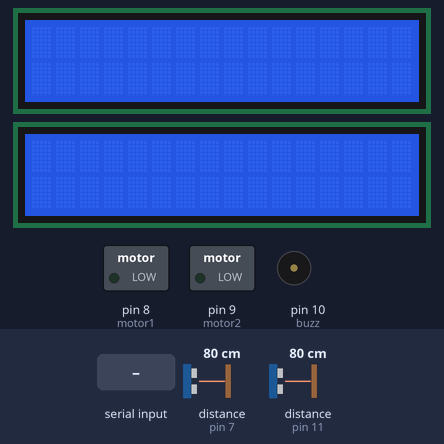
A sketch run on a simulated Arduino Uno, built with avr-gcc and run on an emulated ATmega328P. Parts: 2 × 16×2 character LCD, switched loads named in the sketch (green lamp = pin HIGH), buzzer (waves = sounding). The inputs (shaded band) are chosen by the test bench; at power-on: distance to the obstacle (sensors on pin 7, pin 11) 80 cm. The echo pulse lasts 58.3 µs per cm; pins used as bus, display or sensor lines are not drawn; what the sketch prints to the serial monitor is not drawn.

Above: at 0.9 s.
1.0 s: "1\n" received over Serial
At 2.1 s:
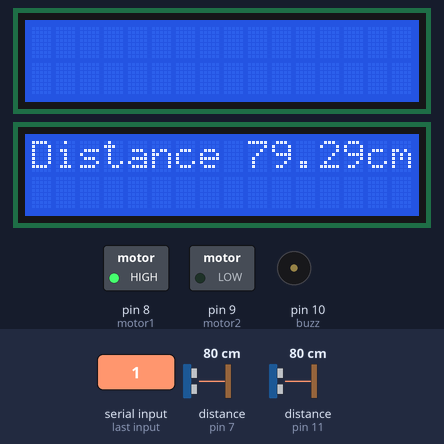
2.5 s: distance to the obstacle (sensor on pin 7) set to 6 cm
At 3.7 s:
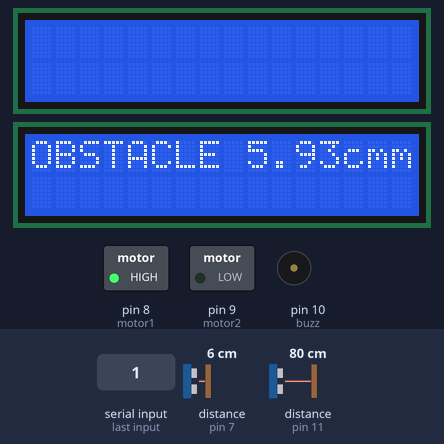
4.0 s: distance to the obstacle (sensor on pin 7) set to 4 cm
At 5.5 s:
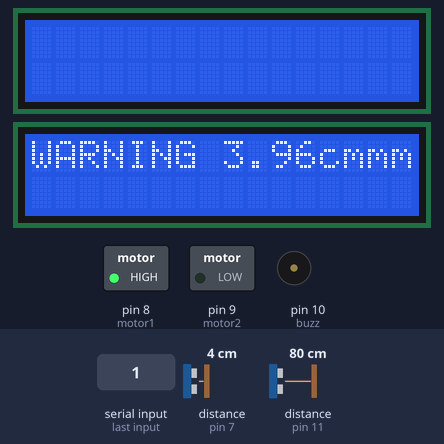
7.0 s: distance to the obstacle (sensor on pin 11) set to 2 cm
At 7.49 s:
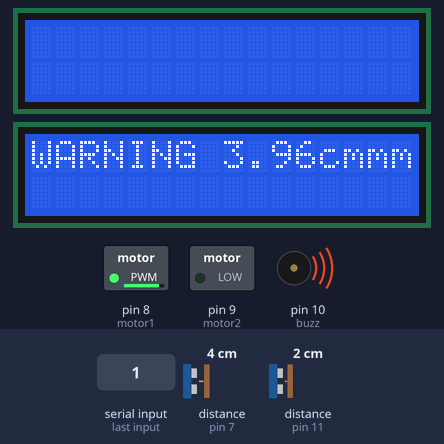
8.6 s: distance to the obstacle (sensor on pin 11) set to 35 cm
10.8 s: distance to the obstacle (sensor on pin 7) set to 9 cm
At 12.1 s:
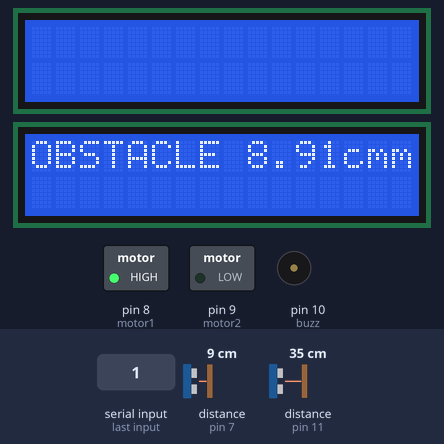
Timing chart, 0 to 13.3 s (numbered marks = the images above; inputs shaded):
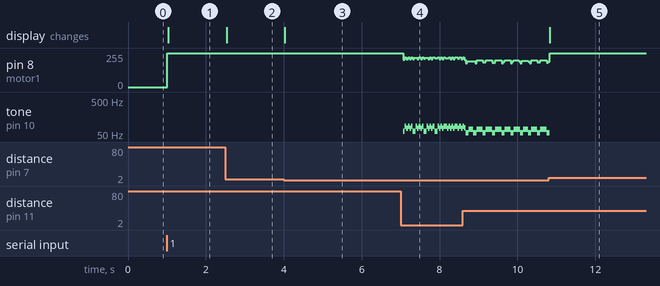

Measured:
- the behaviour switches between 5 and 4 cm on distance to the obstacle (sensor on pin 7) (found by bisection; images 2 and 3)
- after the input at 1.0 s, pin 8 (motor1): 0/255 → 255/255 at once; the display: changes at once (image 1)
- after the input at 2.5 s, the display: changes at once (image 2)
- after the input at 4.0 s, the display: changes at once (image 3)
- after the input at 7.0 s, tone on pin 10 (buzz): plays 61 Hz for 0.04 s, 84 Hz for 0.04 s, 73 Hz for 0.04 s, 84 Hz for 0.04 s, 73 Hz for 0.04 s, 84 Hz for 0.04 s … (34 notes in this stretch), starting after 0.07 s
- after the input at 10.8 s, the display: changes at once (image 5)

The sketch:

self_stopping_car.ino
```cpp
#include <Wire.h>
#include <LiquidCrystal_I2C.h>

// LCD setup: lcd1 for front, lcd2 for back
LiquidCrystal_I2C lcd1 = LiquidCrystal_I2C(0x27, 16, 2);
LiquidCrystal_I2C lcd2 = LiquidCrystal_I2C(0x26, 16, 2);

// Ultrasonic pins
int trig1 = 6, echo1 = 7;    // Front sensor
int trig2 = 12, echo2 = 11;  // Back sensor

// Buzzer and motor pins
int buzz = 10;
int motor1 = 8, motor2 = 9;

float distance1, distance2;
int choice;

void setup() {
    pinMode(buzz, OUTPUT);
    pinMode(trig1, OUTPUT);
    pinMode(echo1, INPUT);
    pinMode(trig2, OUTPUT);
    pinMode(echo2, INPUT);
    pinMode(motor1, OUTPUT);
    pinMode(motor2, OUTPUT);

    Serial.begin(9600);
    lcd1.init();
    lcd1.backlight();
    lcd2.init();
    lcd2.backlight();

    // Mode selection
    do {
        Serial.println("Enter 1 for parking mode, and 2 for driving mode:");
        while (Serial.available() == 0);
        choice = Serial.parseInt();

        if (choice != 1 && choice != 2) {
            Serial.println("Wrong input");
        }
    } while (choice != 1 && choice != 2);
}

void loop() {
    // Read front distance
    digitalWrite(trig1, HIGH);
    delayMicroseconds(10);
    digitalWrite(trig1, LOW);
    distance1 = 0.017 * pulseIn(echo1, HIGH);

    // Read back distance
    digitalWrite(trig2, HIGH);
    delayMicroseconds(10);
    digitalWrite(trig2, LOW);
    distance2 = 0.017 * pulseIn(echo2, HIGH);

    switch (choice) {
        case 1: // Parking mode - backwards
            digitalWrite(motor1, HIGH);
            digitalWrite(motor2, LOW);

            if (distance1 < 4) {
                digitalWrite(buzz, HIGH);
                lcd2.setCursor(0, 0);
                lcd2.print("WARNING ");
                lcd2.print(distance1); lcd2.print("cm");
                digitalWrite(motor1, LOW);
                digitalWrite(motor2, LOW);
                delayMicroseconds(2000000);
                digitalWrite(buzz, LOW);
            }
            else if (distance1 < 10) {
                lcd2.setCursor(0, 0);
                lcd2.print("OBSTACLE ");
                lcd2.print(distance1); lcd2.print("cm");
            }
            else {
                lcd2.setCursor(0, 0);
                lcd2.print("Distance ");
                lcd2.print(distance1); lcd2.print("cm");
            }
            break;

        case 2: // Driving mode - forwards
            digitalWrite(motor2, HIGH);
            digitalWrite(motor1, LOW);

            if (distance2 < 4) {
                digitalWrite(buzz, HIGH);
                lcd2.setCursor(0, 0);
                lcd2.print("WARNING ");
                lcd2.print(distance2); lcd2.print("cm");
                digitalWrite(motor2, LOW);
                digitalWrite(motor1, LOW);
                delayMicroseconds(2000000);
                digitalWrite(buzz, LOW);
            }
            else if (distance2 < 10) {
                lcd2.setCursor(0, 0);
                lcd2.print("OBSTACLE ");
                lcd2.print(distance2); lcd2.print("cm");
            }
            else {
                lcd2.setCursor(0, 0);
                lcd2.print("Distance ");
                lcd2.print(distance2); lcd2.print("cm");
            }

            // Also show front distance (approaching vehicles)
            if (distance1 < 4) {
                digitalWrite(buzz, HIGH);
                lcd1.setCursor(0, 0);
                lcd1.print("WARNING ");
                lcd1.print(distance1); lcd1.print("cm");
                delayMicroseconds(2000000);
                digitalWrite(buzz, LOW);
            }
            else if (distance1 < 10) {
                lcd1.setCursor(0, 0);
                lcd1.print("SLOW DOWN ");
                lcd1.print(distance1); lcd1.print("cm");
            }
            else {
                lcd1.setCursor(0, 0);
                lcd1.print("Distance ");
                lcd1.print(distance1); lcd1.print("cm");
            }
            break;
    }
}
```
